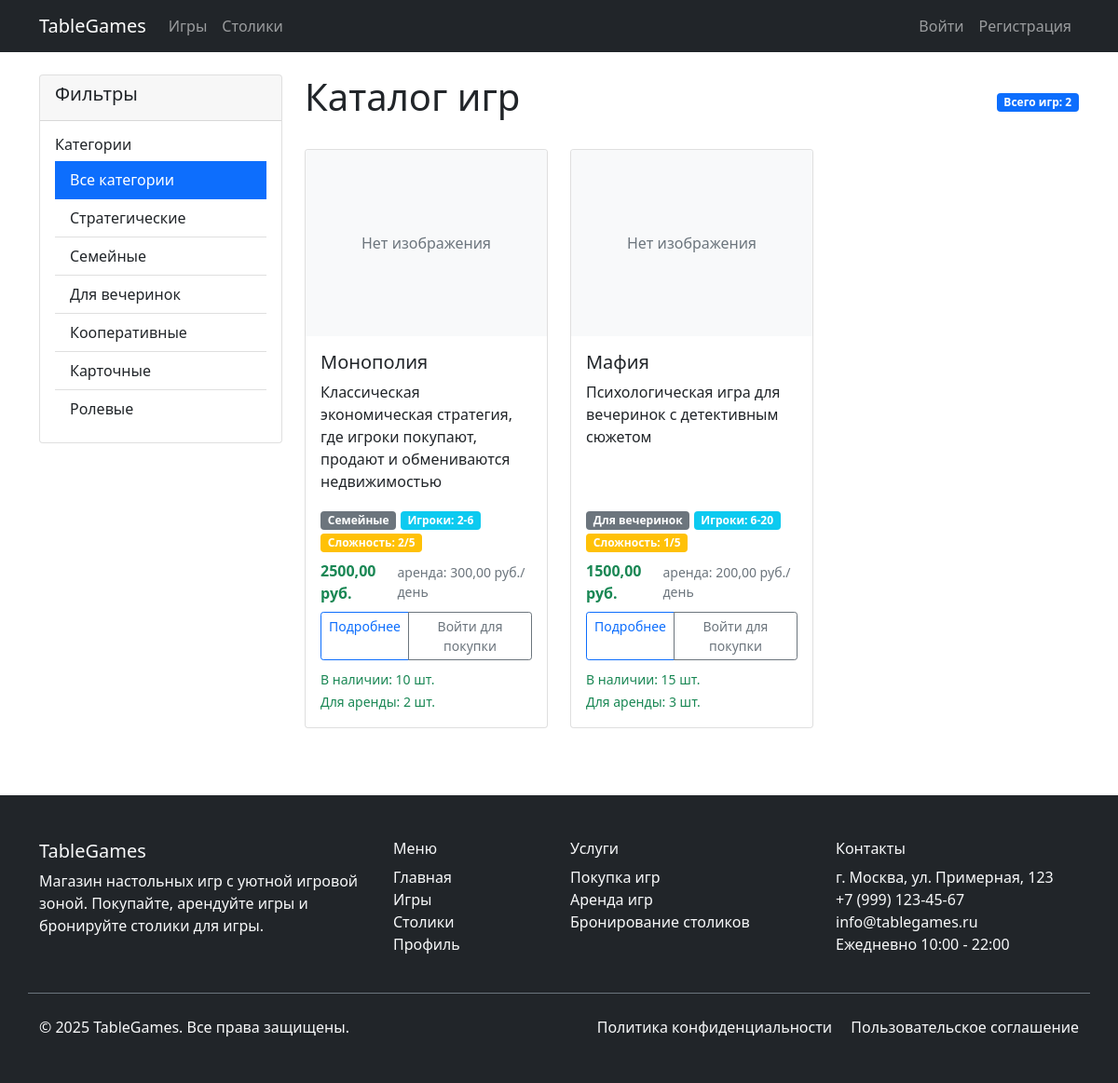
The page /games/ on the database as committed earlier.
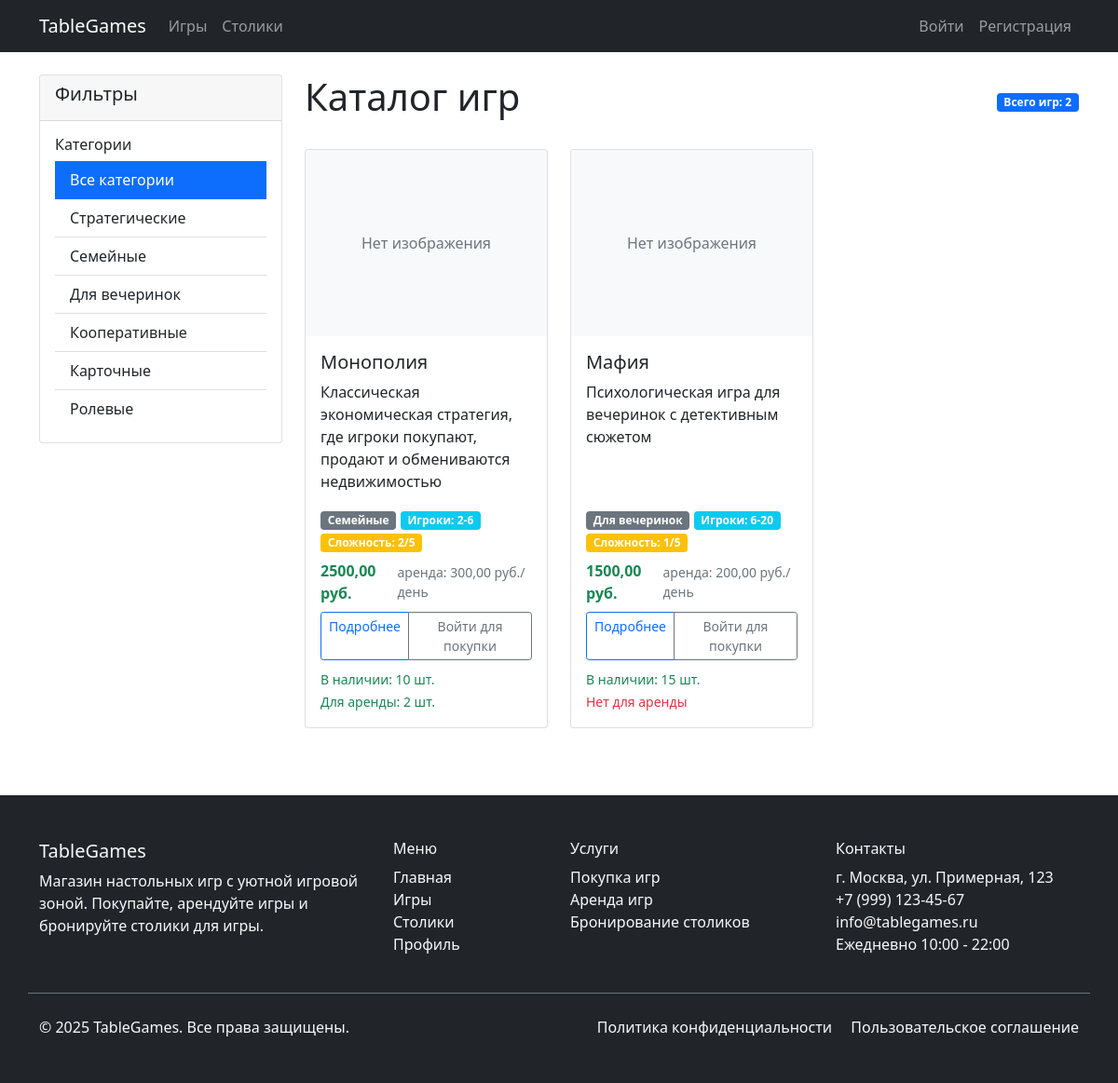
The same page on the database as committed later.
### tablegames/models.py (models this page shows, shortened)
class Game(models.Model):
    GAME_CATEGORIES = [
        ('strategy', 'Стратегические'),
        ('family', 'Семейные'),
        ('party', 'Для вечеринок'),
        ('cooperative', 'Кооперативные'),
        ('card', 'Карточные'),
        ('rpg', 'Ролевые'),
    ]
    name = models.CharField(max_length=200, verbose_name='Название игры')
    description = models.TextField(verbose_name='Описание')
    category = models.CharField(max_length=20, choices=GAME_CATEGORIES, verbose_name='Категория')
    price = models.DecimalField(max_digits=10, decimal_places=2, verbose_name='Цена покупки')
    rental_price_per_day = models.DecimalField(max_digits=8, decimal_places=2, verbose_name='Цена аренды за день')
    min_players = models.PositiveIntegerField(validators=[MinValueValidator(1)],
                                              verbose_name='Минимальное количество игроков')
    max_players = models.PositiveIntegerField(validators=[MinValueValidator(1)],
                                              verbose_name='Максимальное количество игроков')
    play_time_minutes = models.PositiveIntegerField(verbose_name='Время игры (минуты)')
    difficulty = models.PositiveIntegerField(
        validators=[MinValueValidator(1), MaxValueValidator(5)],
        verbose_name='Сложность (1-5)'
    )
    in_stock = models.PositiveIntegerField(default=0, verbose_name='В наличии для покупки')
    available_for_rental = models.PositiveIntegerField(default=0, verbose_name='Доступно для аренды')
    image = models.ImageField(upload_to='games/', blank=True, null=True, verbose_name='Изображение')
    created_at = models.DateTimeField(auto_now_add=True)
    class Meta:
        verbose_name = 'Игра'
        verbose_name_plural = 'Игры'

### tablegames/views.py (the view)
# urls.py: path('games/', views.game_list, name='game_list'),
def game_list(request):
    games = Game.objects.all()
    category = request.GET.get('category')
    if category:
        games = games.filter(category=category)
    return render(request, 'tablegames/game_list.html', {
        'games': games,
        'category': category
    })

### tablegames/templates/tablegames/game_list.html (shortened to what the changed rows need)
{% extends 'tablegames/base.html' %}
{% block content %}
<div class="row">
    <div class="col-md-9">
        <div class="d-flex justify-content-between align-items-center mb-4">
            <h1>Каталог игр</h1>
        </div>
        <div class="row">
            {% for game in games %}
            <div class="col-md-6 col-lg-4 mb-4">
                <div class="card h-100">
                    {% if game.image %}
                    <img src="{{ game.image.url }}" class="card-img-top" alt="{{ game.name }}" style="height: 200px; object-fit: cover;">
                    {% else %}
                    <div class="card-img-top bg-light d-flex align-items-center justify-content-center" style="height: 200px;">
                        <span class="text-muted">Нет изображения</span>
                    </div>
                    {% endif %}
                    <div class="card-body d-flex flex-column">
                        <h5 class="card-title">{{ game.name }}</h5>
                        <p class="card-text flex-grow-1">{{ game.description|truncatewords:15 }}</p>
                        <div class="mb-2">
                            <span class="badge bg-secondary">{{ game.get_category_display }}</span>
                            <span class="badge bg-info">Игроки: {{ game.min_players }}-{{ game.max_players }}</span>
                            <span class="badge bg-warning">Сложность: {{ game.difficulty }}/5</span>
                        </div>
                        <div class="mt-auto">
                            <div class="d-flex justify-content-between align-items-center mb-2">
                                <strong class="text-success">{{ game.price }} руб.</strong>
                                <small class="text-muted">аренда: {{ game.rental_price_per_day }} руб./день</small>
                            </div>
                            <div class="btn-group w-100" role="group">
                                <a href="{% url 'game_detail' game.id %}" class="btn btn-outline-primary btn-sm">Подробнее</a>
                                {% if user.is_authenticated and game.in_stock > 0 %}
                                <button class="btn btn-success btn-sm add-to-cart-btn"
                                        data-game-id="{{ game.id }}"
                                        data-game-name="{{ game.name }}">
                                    В корзину
                                </button>
                                {% elif not user.is_authenticated %}
                                <a href="{% url 'login' %}?next={% url 'game_list' %}" class="btn btn-outline-secondary btn-sm">Войти для покупки</a>
                                {% else %}
                                <button class="btn btn-secondary btn-sm" disabled>Нет в наличии</button>
                                {% endif %}
                            </div>
                            <div class="mt-2">
                                <small class="text-muted">
                                    {% if game.in_stock > 0 %}
                                    <span class="text-success">В наличии: {{ game.in_stock }} шт.</span>
                                    {% else %}
                                    <span class="text-danger">Нет в наличии</span>
                                    {% endif %}
                                </small>
                                <br>
                                <small class="text-muted">
                                    {% if game.available_for_rental > 0 %}
                                    <span class="text-success">Для аренды: {{ game.available_for_rental }} шт.</span>
                                    {% else %}
                                    <span class="text-danger">Нет для аренды</span>
                                    {% endif %}
                                </small>
                            </div>
                        </div>
                    </div>
                </div>
            </div>
            {% empty %}
            <div class="col-12">
                <div class="alert alert-info">
                    Игры не найдены. Попробуйте изменить фильтры.
                </div>
            </div>
            {% endfor %}
        </div>
    </div>
</div>
{% endblock %}

Rows that differ between the two databases and show on the page:
changed Game "Мафия": available_for_rental "3" → (not shown); available_for_rental "Для аренды: шт." → "Нет для аренды"
